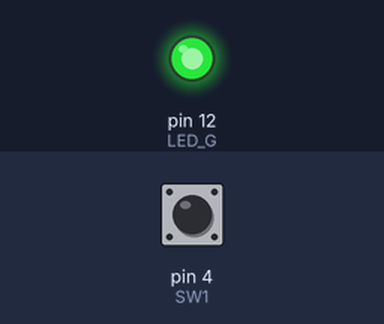
Bench run of a sketch on a simulated Arduino Uno, built with avr-gcc and run on an emulated ATmega328P. On the bench: output pins drawn as LEDs (lit = HIGH). The inputs (shaded band) are chosen by the test bench; at power-on: pin 4 (SW1) HIGH.

Above: at 1.2 s.
1.3 s: pin 4 (SW1) pulled LOW for 0.15 s
At 2.0 s:
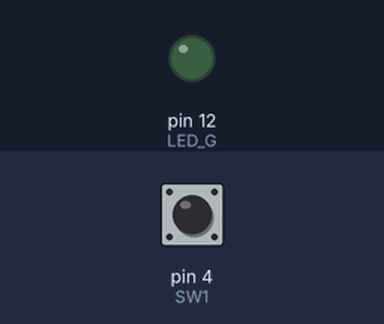
2.9 s: pin 4 (SW1) pulled LOW for 1 s
At 3.2 s:
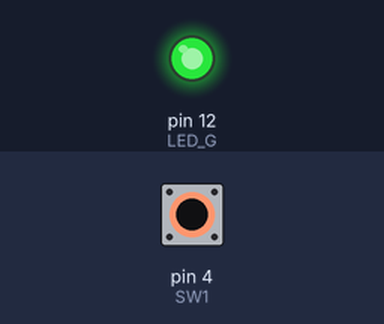
5.4 s: pin 4 (SW1) pulled LOW for 3.2 s
At 6.3 s:
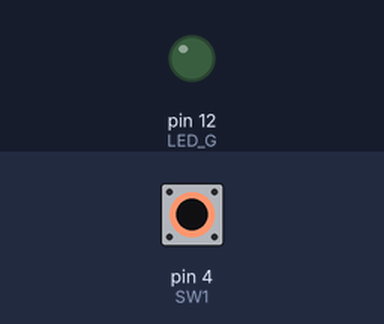
Timing chart, 0 to 8.4 s (numbered marks = the images above; inputs shaded):
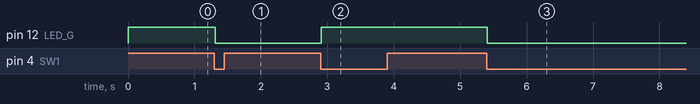

Measured:
- after the input at 1.3 s, pin 12 (LED_G): HIGH → LOW at once
- after the input at 2.9 s, pin 12 (LED_G): LOW → HIGH at once
- after the input at 5.4 s, pin 12 (LED_G): HIGH → LOW at once

The sketch:

L02c-Button.ino
```cpp
/** Lekce 2 - Tlačítka
 *
 */

// https://github.com/thomasfredericks/Bounce2

#include <Bounce2.h>

Bounce btn = Bounce();

// definice pinů ESP8266 na které jsou připojeny tlačítka
#define SW1 4
#define SW2 5
#define LED_G 12

bool led = HIGH;

void setup()
{
  pinMode(SW1, INPUT);
  btn.attach(SW1);
  pinMode(LED_G, OUTPUT);

  digitalWrite(LED_G, HIGH);
}

void loop()
{
  btn.update();
  if (btn.fell())
  {
    led = !led;
    digitalWrite(LED_G, led);
  }
}
```
